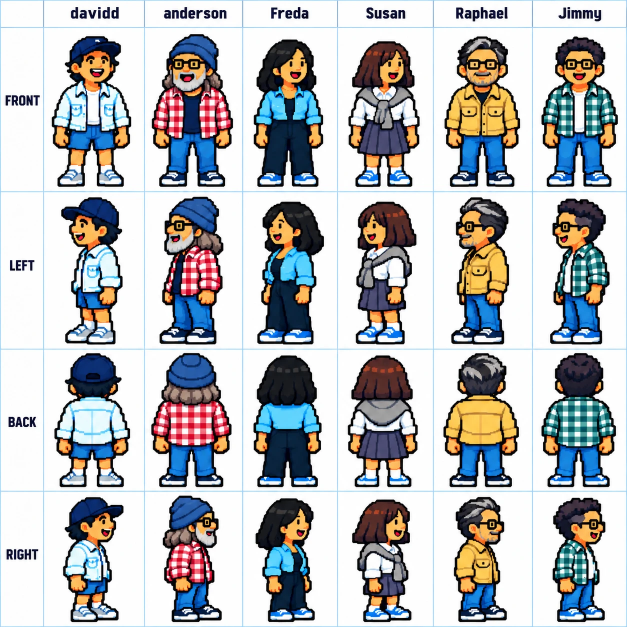
#> input picture reference/character_sheet.webp, 1254 x 1254 px (shown at 1/2 size)
$ python extract_sprites.py
#> lines starting #> are read from the running program, lines starting #| are printed output that depends on the picture; after the words box and inside, x2 and y2 are one past the last pixel; in counts of white or black regions, pixels touching at a corner belong together
"""從角色設定表（reference/character_sheet.webp，四面 × 六人）擷取原生像素格的角色圖。

設定表本身是像素畫，一格約 4.3 px，但格線有些微漂移。做法：
1. 每一格角色先去背：從邊框往內 flood fill 淺色背景，角色的深色外框會擋住。
2. 格寬 = 角色像素高 ÷ 68（四面在設定表上大小不一，這樣輸出一樣高）；起點找格內顏色變異最小的。
3. 每人用 k-means 分成 COLORS 個色群；每一格取「出現最多的色群」而不是平均，邊緣才不會混出中間色。
輸出 sprites/<名字>_<front|left|back|right>.png（透明底、68 格高）。
"""
import sys
from pathlib import Path

import cv2
import numpy as np
from PIL import Image

COLS = [(88, 287), (290, 483), (486, 673), (676, 865), (868, 1063), (1066, 1251)]
NAMES = ['davidd', 'anderson', 'freda', 'susan', 'raphael', 'jimmy']
ROWS = {'front': (57, 381), 'left': (385, 696), 'back': (700, 981), 'right': (984, 1251)}
COLORS = 18
HEIGHT = 68          # 每張輸出都是 68 格高：格寬 = 該圖角色的像素高 ÷ 68（設定表各列畫的大小不一）


def background(crop):
    """淺色且和邊框相連的區域 = 背景。"""
    light = (crop.min(axis=2) > 200)
    h, w = light.shape
    mask = np.zeros((h + 2, w + 2), np.uint8)
    seed = light.astype(np.uint8)
    flood = seed.copy()
    for x, y in [(0, 0), (w - 1, 0), (0, h - 1), (w - 1, h - 1), (w // 2, 0), (w // 2, h - 1), (0, h // 2), (w - 1, h // 2)]:
        if flood[y, x] == 1:
            cv2.floodFill(flood, mask, (x, y), 2)
    return flood == 2


def fit_grid(crop, fg):
    """格寬由角色高度決定；只找起點，讓每格內的顏色變異最小。"""
    a = crop.astype(float)
    rows = np.nonzero(fg.any(axis=1))[0]
    best = None
    for s in [(rows[-1] - rows[0] + 1) / HEIGHT]:
        for px in np.arange(0, s, 1.0):
            for py in np.arange(0, s, 1.0):
                nx, ny = int((a.shape[1] - px) // s), int((a.shape[0] - py) // s)
                xs, ys = px + np.arange(nx) * s, py + np.arange(ny) * s
                samples = []
                for o in (.25, .5, .75):
                    for q in (.25, .5, .75):
                        samples.append(a[(ys + o * s).astype(int)][:, (xs + q * s).astype(int)])
                cell_fg = fg[(ys + .5 * s).astype(int)][:, (xs + .5 * s).astype(int)]
                v = np.stack(samples).std(0).mean(-1)[cell_fg].mean()
                if best is None or v < best[0]:
                    best = (v, s, px, py)
    return best[1:]


def sample(crop, fg, s, px, py):
    h, w = fg.shape
    pix = crop[fg].reshape(-1, 3).astype(np.float32)
    crit = (cv2.TERM_CRITERIA_EPS + cv2.TERM_CRITERIA_MAX_ITER, 40, 0.5)
    _, lab, centers = cv2.kmeans(pix, COLORS, None, crit, 4, cv2.KMEANS_PP_CENTERS)
    labels = np.full((h, w), -1, int)
    labels[fg] = lab.ravel()
    nx, ny = int((w - px) // s), int((h - py) // s)
    out = np.zeros((ny, nx, 4), np.uint8)
    for j in range(ny):
        for i in range(nx):
            y0, x0 = int(py + j * s), int(px + i * s)
            cell = labels[y0:int(py + (j + 1) * s), x0:int(px + (i + 1) * s)]
            k = cell.ravel()
            if (k >= 0).mean() < .5:
                continue
            k = k[k >= 0]
            out[j, i, :3] = centers[np.bincount(k, minlength=COLORS).argmax()]
            out[j, i, 3] = 255
    im = Image.fromarray(out)
    return im.crop(im.getbbox())


def main(src, outdir):
#> called with src = 'reference/character_sheet.webp', outdir = 'sprites'
    sheet = np.array(Image.open(src).convert('RGB'))
#> sheet is the input picture: shape (1254, 1254, 3); mean R, G, B 184.8, 186.5, 188.5
    out = Path(outdir); out.mkdir(exist_ok=True)
    for name, (x0, x1) in zip(NAMES, COLS):
        for view, (y0, y1) in ROWS.items():
            crop = sheet[y0 + 3:y1 - 3, x0 + 3:x1 - 3]
            fg = ~background(crop)
            s, px, py = fit_grid(crop, fg)
            im = sample(crop, fg, s, px, py)
            im.save(out / f'{name}_{view}.png')
            print(f'{name:9s}{view:6s} cell={s:.2f} size={im.size}')
#> this loop made 6 passes
#> pass 1, in sample, `im = Image.fromarray(out)`:
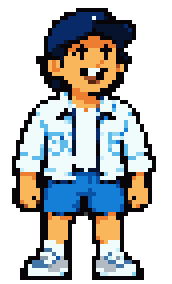
#> im: PIL image 43x71 RGBA (shown 4 times larger); mean R, G, B, A 67.8, 70.2, 70.4, 140.2; transparent parts drawn white
#> pass 1, in main, `im.save(out / f'{name}_{view}.png')`:
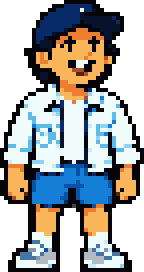
#> saved as davidd_front.png: PIL image 36x68 RGBA (shown 4 times larger); mean R, G, B, A 84.5, 87.6, 87.7, 174.9; transparent parts drawn white
#> pass 1, in background (call 2), `light = (crop.min(axis=2) > 200)`:
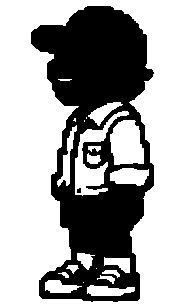
#> light: shape (305, 193) bool; 66.2% white; 2 black regions (1 under 20 px), largest, box (x1, y1, x2, y2) and area: (31, 6, 154, 302) 19904
#> pass 1, in fit_grid (call 2), `a = crop.astype(float)`:
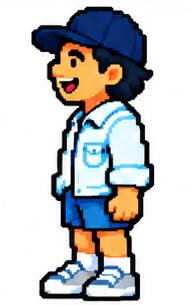
#> a: shape (305, 193, 3) float64; mean of channels 0, 1, 2 194.3, 195.8, 197.1; drawn as R, G, B
#> after the loop:
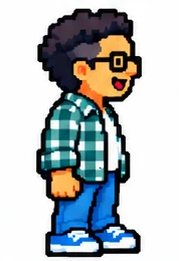
#> crop: shape (261, 179, 3); mean R, G, B 178.7, 184.9, 186.9
#> after the loop:
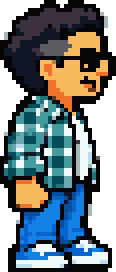
#> im: PIL image 29x68 RGBA (shown 4 times larger); mean R, G, B, A 59.7, 70.3, 73.6, 196.4; transparent parts drawn white


if __name__ == '__main__':
    main(sys.argv[1] if len(sys.argv) > 1 else 'reference/character_sheet.webp',
         sys.argv[2] if len(sys.argv) > 2 else 'sprites')
